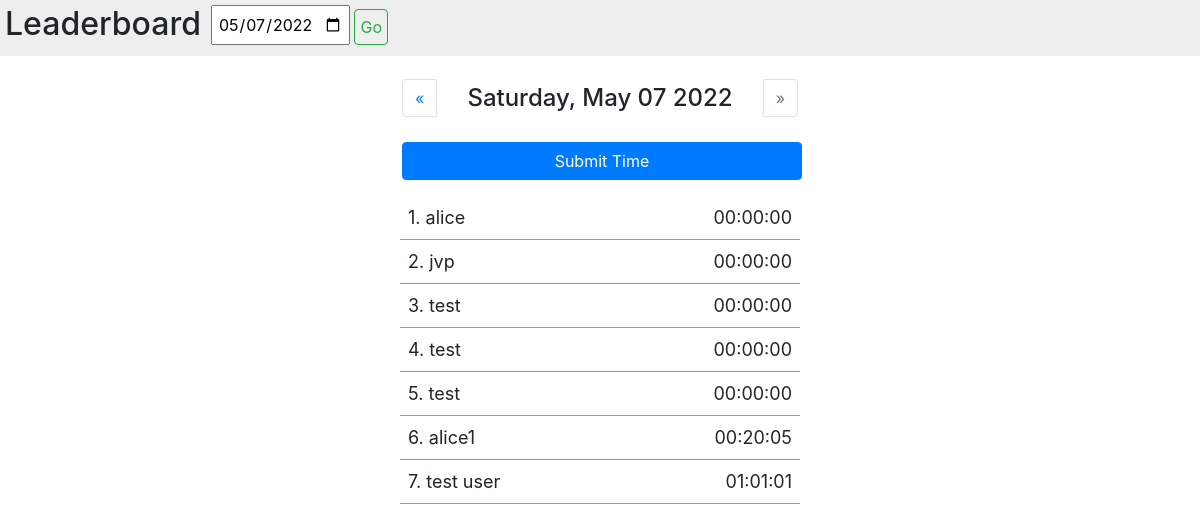
The app's page /, older data.
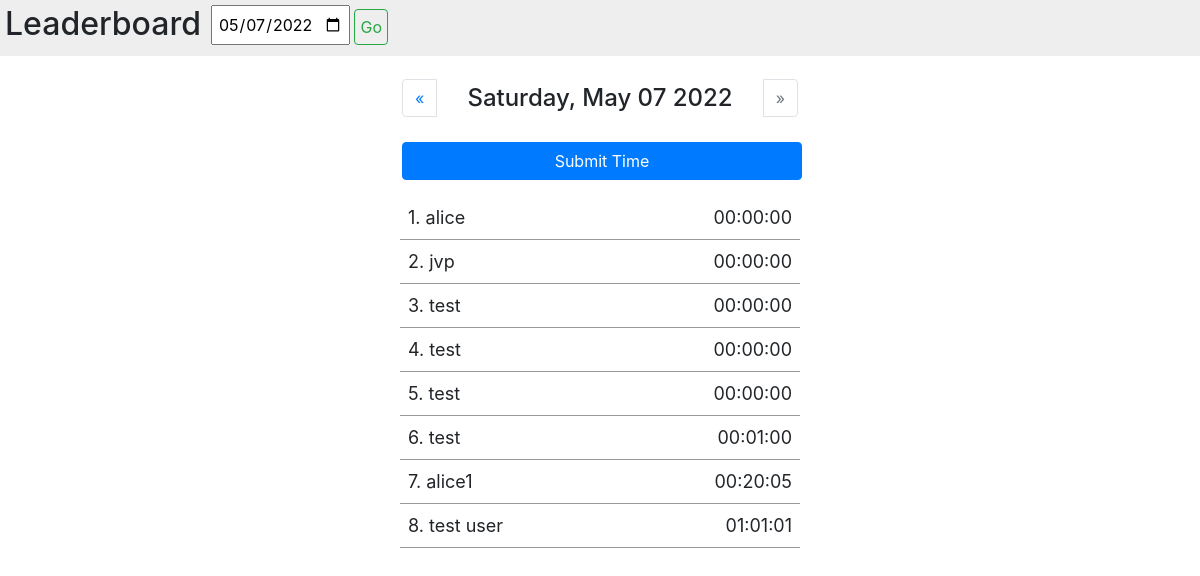
The same page, newer data.
### leaderboard/models.py (models this page shows, shortened)
class Entry(models.Model):
    username = models.TextField()
    hours = models.IntegerField(default=0,validators=[MinValueValidator(0), MaxValueValidator(99)])
    minutes = models.IntegerField(default=0,validators=[MinValueValidator(0), MaxValueValidator(59)])
    seconds = models.IntegerField(default=0,validators=[MinValueValidator(0), MaxValueValidator(59)])
    created = models.DateField(default=timezone.now)

### leaderboard/views.py (the view)
# urls.py: path("", views.home_page, name="home"),
def home_page(request):
    today = datetime.date.today()
    entries = Entry.objects.all()
    if request.method == "POST":
        entry = EntryForm(request.POST)
        if entry.is_valid():
            entry.save()
            return redirect("/")
    else:
        entry = EntryForm()
    entries = Entry.objects.filter(created__year=today.year,created__month=today.month,created__day=today.day).order_by("hours","minutes","seconds","username")
    today = datetime.date.today()
    yesterday = today - datetime.timedelta(days=1)
    dates = {"yesterday": yesterday.strftime("%Y/%m/%d")}
    dates["today_input"] = today.strftime("%Y-%m-%d")
    return render(request, "home.html", context={"entries": entries, "form": entry, "dates":dates})

### leaderboard/forms.py (shortened to what this page needs)
class EntryForm(ModelForm):
    username = forms.CharField(
        widget=TextInput(attrs={"class": "form-control"}), initial="")
    hours = forms.IntegerField(
        widget=NumberInput(attrs={"class": "form-control time_input"}), initial=0, min_value=0, max_value=99)
    minutes = forms.IntegerField(
        widget=NumberInput(attrs={"class": "form-control time_input"}), initial=0, min_value=0, max_value=59)
    seconds = forms.IntegerField(
        widget=NumberInput(attrs={"class": "form-control time_input"}), initial=0, min_value=0, max_value=59)
    class Meta:
        model = Entry
        fields = ["username", "hours", "minutes", "seconds"]

### leaderboard/templates/home.html (shortened to what this page needs)
{% extends "base.html" %}
{% block date %}
{% now "l, F d Y" %}
{% endblock %}

### leaderboard/templates/base.html (shortened to what this page needs)
{% load static %}
<!DOCTYPE html>
<html lang="en">
<head>
    <link rel="stylesheet" href="https://stackpath.bootstrapcdn.com/bootstrap/4.3.1/css/bootstrap.min.css"
>
    <link rel="stylesheet" type="text/css" href="{% static 'leaderboard/base.css' %}">
</head>
<body id="body">
    <div class="leaderboard">
        <nav id="top_nav">
            <h2>Leaderboard</h2>
            <form method="POST" action="/date_picker" id="nav__form">
                <input type="date" id="nav__date" name="nav__date" max="{{ dates.today_input }}" value="{{ dates.today_input }}">
                <input type="submit" id="nav__submit" class="btn btn-outline-success"value="Go"/>
            </form>
        </nav>
        <div class="header">
            <nav id="nav">
                <div class="page-item">
                    <a id="nav__prev" href="/{{ dates.yesterday }}" class="page-link">
                        <span aria-hidden="true">&laquo;</span>
                    </a>
                </div>
                <h4>{% block date %}{% endblock %}</h4>
                <div class="page-item {% if not dates.tomorrow %} disabled {% endif %}">
                    <a id="nav__next"  href="/{{ dates.tomorrow }}" class="page-link">
                        <span aria-hidden="true">&raquo;</span>
                    </a>
                </div>
            </nav>
            <button id="show_form" class="btn btn-primary {% if dates.tomorrow %} disabled {% endif %}" {% if dates.tomorrow %} disabled {% endif %}>Submit Time</button>
        </div>
        <div id="entries">
            {% for entry in entries %}
            <div class="entry_item">
                <div class="entry_item__user">{{ forloop.counter }}. {{ entry.username }}</div>
                <div class="entry_item__time">{{ entry.hours|stringformat:"02d" }}:{{ entry.minutes|stringformat:"02d" }}:{{ entry.seconds|stringformat:"02d" }}</div>
            </div>
            {% endfor %}
        </div>
    </div>
</body>
</html>

Row changes from the older to the newer data that the page shows:
added Entry: username "test", hours "00", minutes "01", seconds "00"
